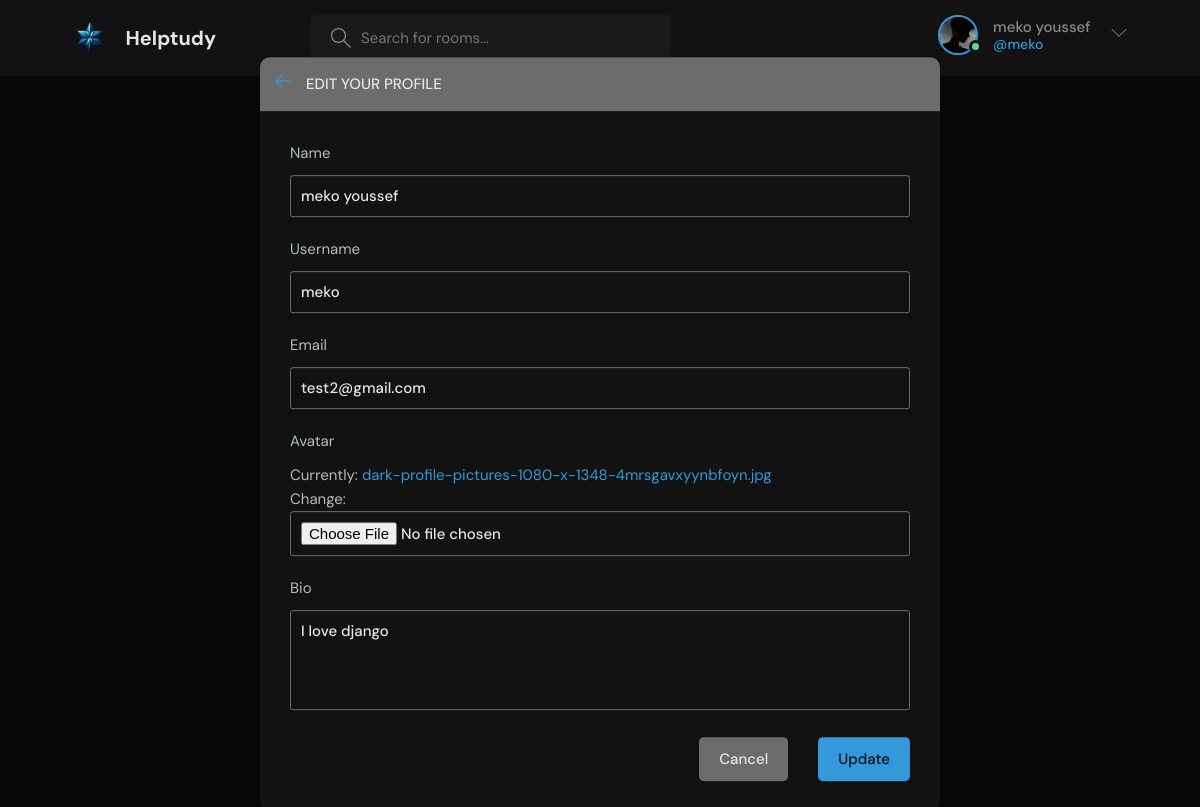
Page /update-user (signed in) on the committed database.
### communityApp/models.py (models this page shows, shortened)
class User(AbstractUser):
    name = models.CharField(max_length=255, null=True)
    email = models.EmailField(unique=True, max_length=254, null=True)
    bio = models.TextField(null=True)
    avatar = models.ImageField(null=True, default="avatar.svg")
    USERNAME_FIELD = "email"
    REQUIRED_FIELDS = []

### communityApp/views.py (the view)
# urls.py: path("update-user", views.updateUser, name="update-user"),
@login_required(login_url="login")
def updateUser(request):
    user = request.user
    form = UserForm(instance=request.user)
    if request.method == "POST":
        form = UserForm(request.POST, request.FILES, instance=user)
        if form.is_valid():
            form.save()
            return redirect("user-profile", pk=user.id)
    context = {"user": user, "form": form}
    return render(request, "communityApp/update user.html", context)

### communityApp/forms.py
class UserForm(ModelForm):
    class Meta:
        model = User
        fields = ["name", "username", "email", "avatar", "bio"]

### communityApp/templates/communityApp/update user.html (shortened to what this page needs)
{% extends "base.html" %}
{% block content %}
    <main class="update-account layout">
        <div class="container">
            <div class="layout__box">
                <div class="layout__boxHeader">
                    <div class="layout__boxTitle">
                        <a href="{% url "index" %}">
                            <svg version="1.1" xmlns="http://www.w3.org/2000/svg" width="32" height="32"
                                viewBox="0 0 32 32">
                                <title>arrow-left</title>
                                <path
                                    d="M13.723 2.286l-13.723 13.714 13.719 13.714 1.616-1.611-10.96-10.96h27.625v-2.286h-27.625l10.965-10.965-1.616-1.607z">
                                </path>
                            </svg>
                        </a>
                        <h3>Edit your profile</h3>
                    </div>
                </div>
                <div class="layout__body">
                    <form class="form" action="" method="POST" enctype = "multipart/form-data">
                      {% for field in form %}
                        <div class="form__group">
                            <label for="profile_pic">{{field.label}}</label>
                            {{field}}
                        </div>
                        {% endfor %}
                        <div class="form__action">
                            <a class="btn btn--dark" href="{% url "index" %}">Cancel</a>
                            <button class="btn btn--main" type="submit">Update</button>
                        </div>
                    </form>
                </div>
            </div>
        </div>
    </main>
    {% endblock content %}

### templates/navbar.html (shortened to what this page needs)
{% load static %}
<header class="header header--loggedIn">
    <div class="container">
      <a href="{% url "index" %}" class="header__logo">
        <img src="{% static "images/logo.png" %}" />
        <h1>Helptudy</h1>
      </a>
      <form class="header__search" method="GET" action="{% url "index" %}">
        <label>
          <input name="q" placeholder="Search for rooms..." />
        </label>
      </form>
      <nav class="header__menu">
        {% if request.user.is_authenticated %}
        <div class="header__user">
          <a href="{% url 'update-user' %}">
            <div class="avatar avatar--medium active">
              <img src="{{user.avatar.url}}" />
            </div>
            <p>{{request.user.name}} <span>@{{request.user.username}}</span></p>
          </a>
          <button class="dropdown-button">
            <svg version="1.1" xmlns="http://www.w3.org/2000/svg" width="32" height="32" viewBox="0 0 32 32">
              <title>chevron-down</title>
              <path d="M16 21l-13-13h-3l16 16 16-16h-3l-13 13z"></path>
            </svg>
          </button>
        </div>
        {% else %}
        <a href="{% url "login" %}">
          <img src="{% static "images/avatar.svg" %}" />
          <p>Login</p>
        </a>
        {% endif %}
      </nav>
    </div>
  </header>

### rows in the picture
User: avatar (picture), user.name "meko youssef", user.username "meko", form "meko youssef" "meko" "test2@gmail.com" "I love django"

### other values in the picture
{{ field.label }} "Name" "Username" "Email" "Avatar" "Bio"
